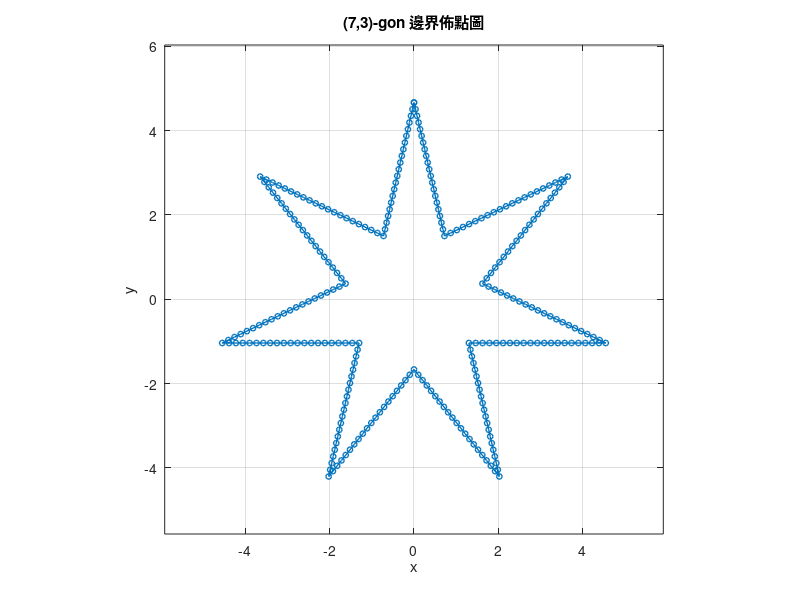

MATLAB code to generate this figure:
%% ==========================================================
% (N,k)-gon 星形多邊形邊界 F15.DAT 產生程式
% MATLAB R2024a
%% ==========================================================

clear; clc; close all;

%% ===== 使用者設定 =====
outputFile = 'F15.DAT';

N = 7;              % 外尖點數
k = 3;              % 星形跨步參數
R = 4.665901224;           % 外尖點至中心距離(外接圓半徑)
nNode = 280;        % 邊界總節點數

%% ===== 參數檢查 =====
if N < 3 || N ~= floor(N)
    error('N 必須為大於等於 3 的整數。');
end

if k < 1 || k ~= floor(k)
    error('k 必須為大於等於 1 的整數。');
end

if k > floor((N-1)/2)
    error('需滿足 k <= floor((N-1)/2)。');
end

if R <= 0
    error('R 必須大於 0。');
end

if mod(nNode, 2*N) ~= 0
    error('nNode 必須可以被 2*N 整除。');
end

nPerSeg = nNode / (2*N);

%% ===== 建立外尖點 P =====
theta = pi/2 + 2*pi*(0:N-1)/N;

Px = R*cos(theta);
Py = R*sin(theta);

%% ===== 建立凹點 Q =====
Qx = zeros(1, N);
Qy = zeros(1, N);

if k == 1
    for i = 1:N
        iNext = mod(i, N) + 1;

        Qx(i) = 0.5*(Px(i) + Px(iNext));
        Qy(i) = 0.5*(Py(i) + Py(iNext));
    end
else
    for i = 1:N
        i1 = i;
        i2 = mod(i-1+k, N) + 1;
        i3 = mod(i, N) + 1;
        i4 = mod(i-k+N, N) + 1;

        x1 = Px(i1);
        y1 = Py(i1);

        dx1 = Px(i2) - Px(i1);
        dy1 = Py(i2) - Py(i1);

        x3 = Px(i3);
        y3 = Py(i3);

        dx2 = Px(i4) - Px(i3);
        dy2 = Py(i4) - Py(i3);

        den = dx1*dy2 - dy1*dx2;

        if abs(den) < 1.0e-14
            error('建立 Q(%d) 時兩直線平行。', i);
        end

        s = ((x3-x1)*dy2 - (y3-y1)*dx2) / den;

        Qx(i) = x1 + s*dx1;
        Qy(i) = y1 + s*dy1;
    end
end

%% ===== 建立邊界控制點 =====
Bx = zeros(1, 2*N);
By = zeros(1, 2*N);

for i = 1:N
    Bx(2*i-1) = Px(i);
    By(2*i-1) = Py(i);

    Bx(2*i) = Qx(i);
    By(2*i) = Qy(i);
end

%% ===== 沿邊界均勻產生節點 =====
x = zeros(1, nNode);
y = zeros(1, nNode);

idx = 0;

for i = 1:2*N
    iNext = mod(i, 2*N) + 1;

    for j = 0:nPerSeg-1
        idx = idx + 1;

        t = j / nPerSeg;

        x(idx) = (1-t)*Bx(i) + t*Bx(iNext);
        y(idx) = (1-t)*By(i) + t*By(iNext);
    end
end

%% ===== 輸出 F15.DAT =====
fid = fopen(outputFile, 'w');

if fid == -1
    error('無法建立 %s。', outputFile);
end

fprintf(fid, '%6d\n', -1);
fprintf(fid, '%6d\n', 15);

for i = 1:nNode
    fprintf(fid, '%10d%10d%10d%10d%13.5E%13.5E%13.5E\n', ...
        i, 0, 0, 11, x(i), y(i), 0.0);
end

fprintf(fid, '%6d\n', -1);
fprintf(fid, '%6d\n', -1);
fprintf(fid, '%6d\n', 71);

for i = 1:nNode
    nextNode = mod(i, nNode) + 1;

    fprintf(fid, '%10d%10d%10d%10d%10d%10d%10d\n', ...
        i, 1, 21, 1, 1, 7, 2);

    fprintf(fid, '%10d%10d\n', i, nextNode);
end

fprintf(fid, '%6d\n', -1);

fclose(fid);

%% ===== 繪製邊界佈點圖 =====
figure;
hold on;
axis equal;
box on;
grid on;

plot([x, x(1)], [y, y(1)], '-o', ...
    'MarkerSize', 4, ...
    'LineWidth', 1);

xlabel('x');
ylabel('y');
title(sprintf('(%d,%d)-gon 邊界佈點圖', N, k));

margin = 0.15*max([max(x)-min(x), max(y)-min(y)]);

xlim([min(x)-margin, max(x)+margin]);
ylim([min(y)-margin, max(y)+margin]);

%% ===== 顯示結果 =====
fprintf('%s 已成功建立。\n', outputFile);
fprintf('(N,k)-gon = (%d,%d)\n', N, k);
fprintf('總節點數 = %d\n', nNode);
